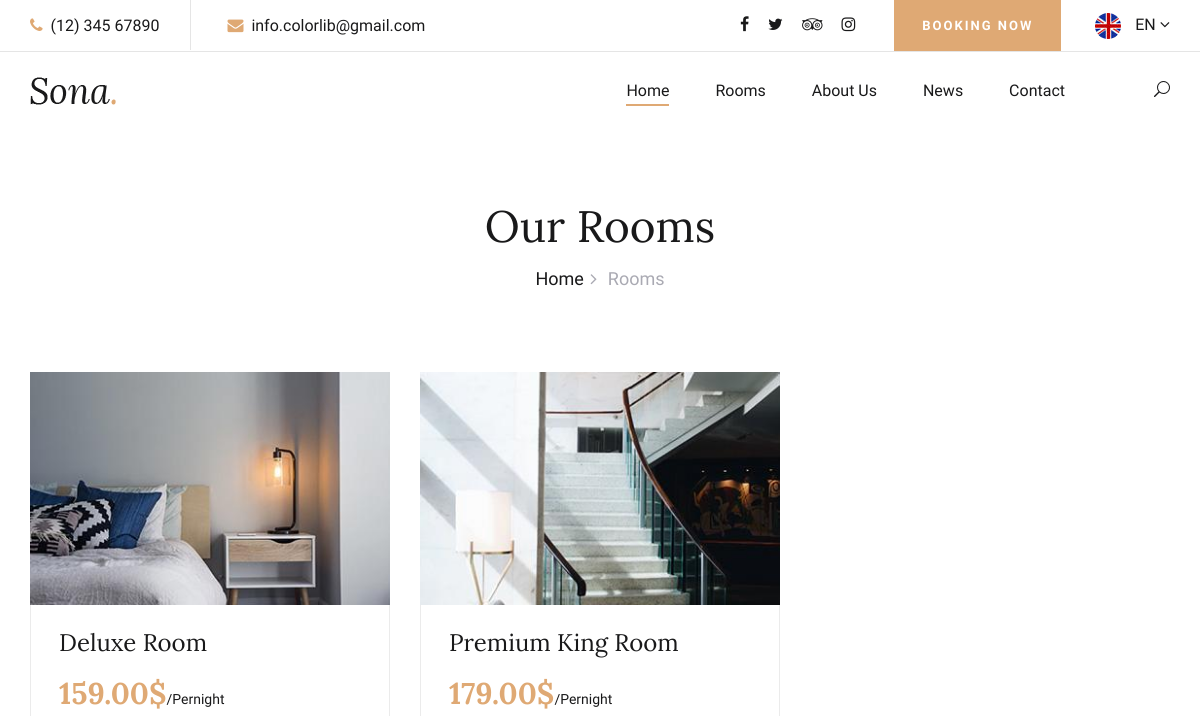
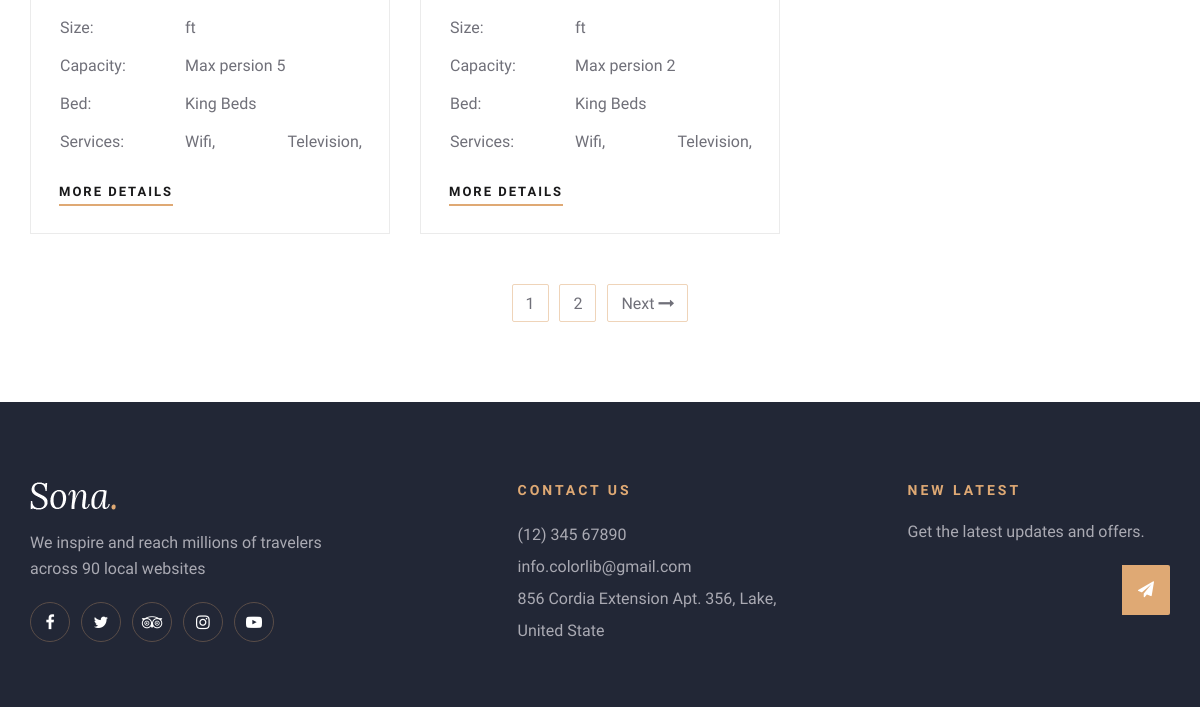
The page /rooms/ on the database as committed earlier (2 pictures, top to bottom).
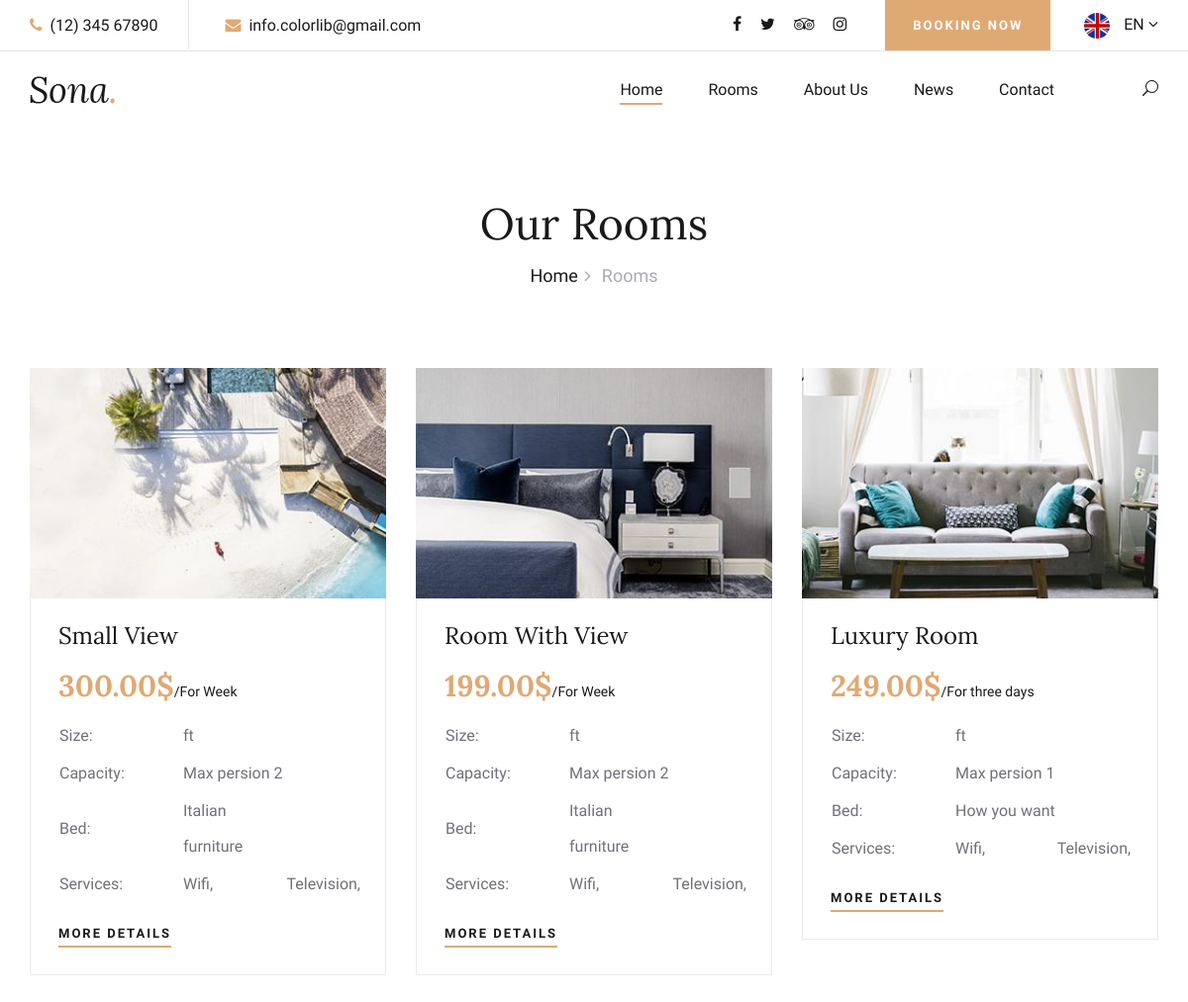
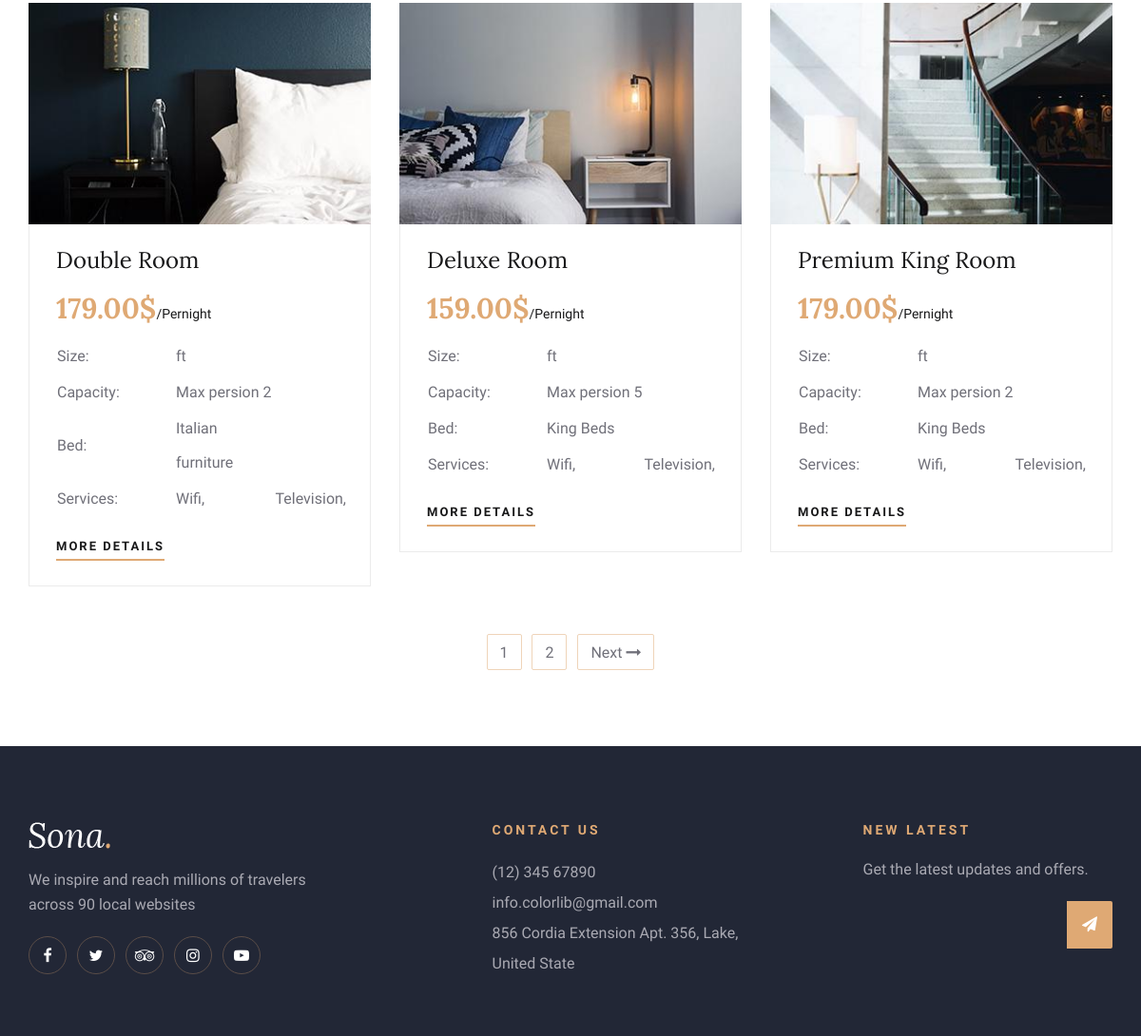
The same page on the database as committed later (2 pictures, top to bottom).
### res_system/models.py (models this page shows, shortened)
class Room(models.Model):
    type_choices = (
        ('Pernight', 'Pernight'),
        ('For Week', 'For Week'),
        ('For three days', 'For three days'),
        ('How you want', 'How you want')
    )
    bed_choices = (
        ('King Beds', 'King Beds'),
        ('Special for you', 'Special for you'),
        ('Italian furniture', 'Italian furniture'),
        ('How you want', 'How you want')
    )
    name = models.CharField(max_length=255)
    price = models.DecimalField(max_digits=6, decimal_places=2)
    image = models.ImageField(upload_to='rooms_pics')
    room_type = models.CharField(max_length=200, choices=type_choices)
    bed_type = models.CharField(max_length=200, choices=bed_choices)
    services = models.ManyToManyField(Service, related_name='room')
    content = RichTextField()
    rating_stars = models.ForeignKey(Rating_Star, on_delete=models.SET_NULL, null=True, blank=True)
    size = models.PositiveIntegerField(default=15)
    capacity_persons = models.PositiveIntegerField(default=2)
    check_in = models.DateTimeField(default=timezone.now)
    check_out = models.DateTimeField(default=timezone.now, null=True)
    date_created = models.DateTimeField(default=timezone.now)
    date_updated = models.DateTimeField(default=timezone.now, null=True)
    slug = models.SlugField(blank=True, null=True)
    is_available = models.BooleanField(default=True)
    def get_absolute_url(self):
        return reverse('res_system:room_detail', args=[str(self.slug)])

class Service(models.Model):
    name = models.CharField(max_length=200)
    icon = models.ImageField(upload_to='service_icons', blank=True, null=True)
    def __str__(self):
        return self.name

### res_system/views.py (the view)
# urls.py: path("rooms/", views.room_list, name="room_list"),
def room_list(request):
    categories = Category.objects.all()
    rating_stars = Rating_Star.objects.all()
    rooms = Room.objects.all().order_by('-date_created')
    comments = Comment.objects.all()
    services = Service.objects.all()
    context = {
        'categories': categories,
        'rating_stars': rating_stars,
        'rooms': rooms,
        'comments': comments,
        'services': services[:2]
    }
    return render(request, 'res_system/room_list.html', context)

### templates/res_system/room_list.html
{% extends 'base.html' %}
{% block content %}
    <div class="breadcrumb-section">
        <div class="container">
            <div class="row">
                <div class="col-lg-12">
                <div class="breadcrumb-text">
                        <h2>Our Rooms</h2>
                        <div class="bt-option">
                            <a href="{% url 'res_system:home' %}">Home</a>
                            <span>Rooms</span>
                        </div>
                    </div>
                </div>
            </div>
        </div>
    </div>
    <section class="rooms-section spad">
        <div class="container">
            <div class="row">
                {% for room in rooms %}
                <div class="col-lg-4 col-md-6">
                    <div class="room-item">
                        <img src="{{ room.image.url }}" alt="">
                        <div class="ri-text">
                            <h4>{{ room.name }}</h4>
                            <h3>{{ room.price }}$<span>/{{ room.room_type }}</span></h3>
                            <table>
                                <tbody>
                                    <tr>
                                        <td class="r-o">Size:</td>
                                        <td>{{ room.size_in_ft }} ft</td>
                                    </tr>
                                    <tr>
                                        <td class="r-o">Capacity:</td>
                                        <td>Max persion {{ room.capacity_persons }}</td>
                                    </tr>
                                    <tr>
                                        <td class="r-o">Bed:</td>
                                        <td>{{ room.bed_type }}</td>
                                    </tr>
                                    <tr>
                                        <td class="r-o">Services:</td>
                                        {% for service in services %}
                                            <td>{{ service }},</td>
                                        {% endfor %}
                                    </tr>
                                </tbody>
                            </table>
                            <a href="{{ room.get_absolute_url }}" class="primary-btn">More Details</a>
                        </div>
                    </div>
                </div>
                {% endfor %}
                <div class="col-lg-12">
                    <div class="room-pagination">
                        <a href="#">1</a>
                        <a href="#">2</a>
                        <a href="#">Next <i class="fa fa-long-arrow-right"></i></a>
                    </div>
                </div>
            </div>
        </div>
    </section>
{% endblock %}

### templates/base.html (shortened to what this page needs)
<!DOCTYPE html>
{% load static %}
<html lang="zxx">
<head>
    <link rel="stylesheet" href="{% static 'css/bootstrap.min.css' %}" type="text/css">
    <link rel="stylesheet" href="{% static 'css/font-awesome.min.css' %}" type="text/css">
    <link rel="stylesheet" href="{% static 'css/elegant-icons.css' %}" type="text/css">
    <link rel="stylesheet" href="{% static 'css/flaticon.css' %}" type="text/css">
    <link rel="stylesheet" href="{% static 'css/owl.carousel.min.css' %}" type="text/css">
    <link rel="stylesheet" href="{% static 'css/nice-select.css' %}" type="text/css">
    <link rel="stylesheet" href="{% static 'css/jquery-ui.min.css' %}" type="text/css">
    <link rel="stylesheet" href="{% static 'css/magnific-popup.css' %}" type="text/css">
    <link rel="stylesheet" href="{% static 'css/slicknav.min.css' %}" type="text/css">
    <link rel="stylesheet" href="{% static 'css/style.css' %}" type="text/css">
</head>
<body>
    <header class="header-section">
        <div class="top-nav">
            <div class="container">
                <div class="row">
                    <div class="col-lg-6">
                        <ul class="tn-left">
                            <li><i class="fa fa-phone"></i> (12) 345 67890</li>
                            <li><i class="fa fa-envelope"></i> info.colorlib@gmail.com</li>
                        </ul>
                    </div>
                    <div class="col-lg-6">
                        <div class="tn-right">
                            <div class="top-social">
                                <a href="#"><i class="fa fa-facebook"></i></a>
                                <a href="#"><i class="fa fa-twitter"></i></a>
                                <a href="#"><i class="fa fa-tripadvisor"></i></a>
                                <a href="#"><i class="fa fa-instagram"></i></a>
                            </div>
                            <a href="#" class="bk-btn">Booking Now</a>
                            <div class="language-option">
                                <img src="{% static 'img/flag.jpg' %}" alt="">
                                <span>EN <i class="fa fa-angle-down"></i></span>
                            </div>
                        </div>
                    </div>
                </div>
            </div>
        </div>
        <div class="menu-item">
            <div class="container">
                <div class="row">
                    <div class="col-lg-2">
                        <div class="logo">
                            <a href="{% url 'res_system:home' %}">
                                <img src="{% static 'img/logo.png' %}" alt="">
                            </a>
                        </div>
                    </div>
                    <div class="col-lg-10">
                        <div class="nav-menu">
                            <nav class="mainmenu">
                                <ul>
                                    <li class="active"><a href="{% url 'res_system:home' %}">Home</a></li>
                                    <li><a href="{% url 'res_system:room_list' %}">Rooms</a></li>
                                    <li><a href="{% url 'res_system:about' %}">About Us</a></li>
                                    <li><a href="{% url 'blog:blog_list' %}">News</a></li>
                                    <li><a href="{% url 'res_system:contact' %}">Contact</a></li>
                                </ul>
                            </nav>
                            <div class="nav-right search-switch">
                                <i class="icon_search"></i>
                            </div>
                        </div>
                    </div>
                </div>
            </div>
        </div>
    </header>
    {% block content %}
    {% endblock %}
    <footer class="footer-section">
        <div class="container">
            <div class="footer-text">
                <div class="row">
                    <div class="col-lg-4">
                        <div class="ft-about">
                            <div class="logo">
                                <a href="#">
                                    <img src="{% static 'img/footer-logo.png' %}" alt="">
                                </a>
                            </div>
                            <p>We inspire and reach millions of travelers<br /> across 90 local websites</p>
                            <div class="fa-social">
                                <a href="#"><i class="fa fa-facebook"></i></a>
                                <a href="#"><i class="fa fa-twitter"></i></a>
                                <a href="#"><i class="fa fa-tripadvisor"></i></a>
                                <a href="#"><i class="fa fa-instagram"></i></a>
                                <a href="#"><i class="fa fa-youtube-play"></i></a>
                            </div>
                        </div>
                    </div>
                    <div class="col-lg-3 offset-lg-1">
                        <div class="ft-contact">
                            <h6>Contact Us</h6>
                            <ul>
                                <li>(12) 345 67890</li>
                                <li>info.colorlib@gmail.com</li>
                                <li>856 Cordia Extension Apt. 356, Lake, United State</li>
                            </ul>
                        </div>
                    </div>
                    <div class="col-lg-3 offset-lg-1">
                        <div class="ft-newslatter">
                            <h6>New latest</h6>
                            <p>Get the latest updates and offers.</p>
                            <form action="#" class="fn-form" method="post">
                                <button type="submit"><i class="fa fa-send"></i></button>
                            </form>
                        </div>
                    </div>
                </div>
            </div>
        </div>
    </footer>
</body>
</html>

Rows that differ between the two databases and show on the page:
added Room: image (picture), name "Small View", price "300.00", room_type "For Week", capacity_persons "2", bed_type "Italian furniture", Service (name "Wifi"), Service (name "Television")
added Room: image (picture), name "Room With View", price "199.00", room_type "For Week", capacity_persons "2", bed_type "Italian furniture", Service (name "Wifi"), Service (name "Television")
added Room: image (picture), name "Luxury Room", price "249.00", room_type "For three days", capacity_persons "1", bed_type "How you want", Service (name "Wifi"), Service (name "Television")
added Room: image (picture), name "Double Room", price "179.00", room_type "Pernight", capacity_persons "2", bed_type "Italian furniture", Service (name "Wifi"), Service (name "Television")
